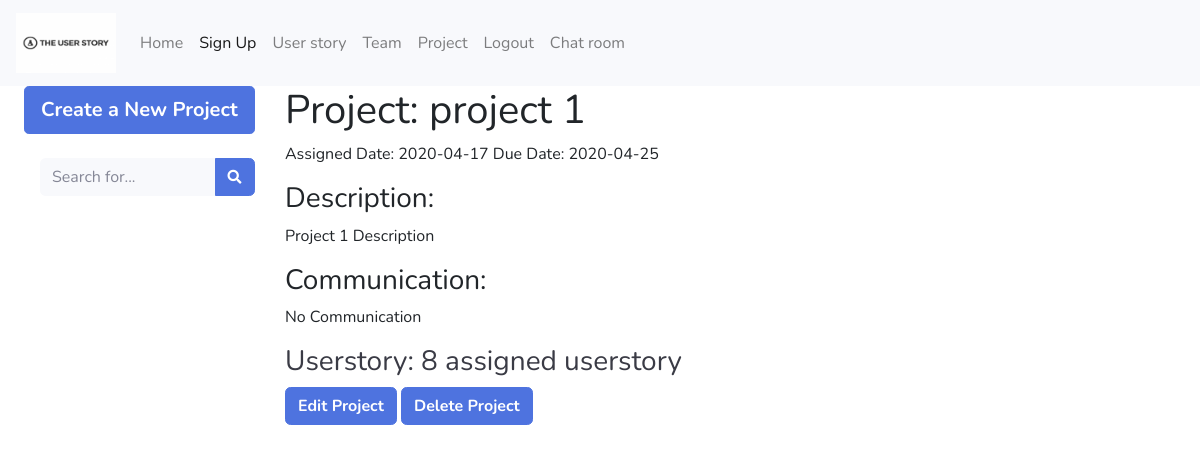
The app's page /Project/1 (signed in) with its own data.
### app/models.py (models this page shows)
class Project(db.Model):
    _table_ = db.Model.metadata.tables['project']
    __table_args__ = {'extend_existing': True}
    project_id = db.Column(db.Integer, primary_key=True)

### app/project/routes.py (the view)
@bp_project.route('/Project/<term>', methods=['POST', 'GET'])
def project(term):
    projects = Project.query.filter(Project.project_id.contains(term)).all()
    project_link = Project.query.join(Userstory, Team).with_entities(Project.name.label('project_name'),
                                                                     Project.project_id,
                                                                     Userstory.userstory_id,
                                                                     Userstory.content,
                                                                     Userstory.creation_date,
                                                                     Userstory.deadline,
                                                                     Userstory.priority,
                                                                     Team.name.label(
                                                                         'team_name')).order_by(
        Userstory.userstory_id).filter(Userstory.project_id.contains(term)).all()
    userstory_number = Userstory.query.filter(Userstory.project_id.contains(term)).count()
    current_project = Project.query.filter(Project.project_id == term).first()
    if not project_link:
        flash("This Project has not been fully setup!")
    return render_template('project.html', projects=projects, links=project_link, current_project=current_project,
                           userstory_number=userstory_number)

### app/auth/routes.py (called while the page is built)
@login_manager.user_loader
def load_user(user_id):
    if user_id is not None:
        return User.query.get(user_id)
    return None

### app/templates/project.html (shortened to what this page needs)
{% extends "base.html" %}
{% block content %}
    <div class="container-fluid">
        <div class="row">
            <div class="col-2">
                <ul class="nav flex-column">
                    <li class="nav-item">
                        <a href="{{ url_for('project.create_project') }}" type="button"
                           class="btn btn-primary btn-lg btn-block"><strong>Create a New Project</strong>
                        </a><br>
                    </li>
                    <li>
                        <form class="d-none d-sm-inline-block form-inline mr-auto ml-md-3 my-2 my-md-0 mw-100"
                              method="post" action="{{ url_for('project.project_search') }}">
                            <div class="input-group">
                                <input type="text" class="form-control bg-light border-0 small"
                                       placeholder="Search for..." aria-label="Search" aria-describedby="basic-addon2"
                                       name="search_term">
                                <div class="input-group-append">
                                    <button class="btn btn-primary" type="submit">
                                        <i class="fas fa-search fa-sm"></i>
                                    </button>
                                </div>
                            </div>
                        </form>
                    </li>
                </ul>
            </div>
            <div class="col-8" style="position:relative; display:inline-block; margin-left: 65px; color: #212529;
            background-color: #ffffff;">
                <h1>Project: {{ current_project.name }}</h1>
                <p>Assigned Date: {{ current_project.assigned_date }}   Due Date: {{ current_project.due_date }}</p>
                <h3>Description:</h3>
                <p>{{ current_project.description }}</p>
                <h3>Communication:</h3>
                <p>{{ current_project.communication }}</p>
                <a type="button" style="background-color:#ffffff" class="btn-light"
                   href="{{ url_for('userstory.userstory_info', project_id=current_project.project_id) }}">
                    <h3>Userstory: {{ userstory_number }} assigned userstory</h3>
                </a><br>
                <a href="{{ url_for('project.edit_project', id=current_project.project_id) }}" type="button"
                   class="btn btn-primary"><strong>Edit Project</strong></a>
                <a href="{{ url_for('project.delete_project', project=current_project.project_id) }}" type="button"
                   class="btn btn-primary"><strong>Delete Project</strong></a>
            </div>
        </div>
    </div>
{% endblock %}

### records on screen
Project: name "project 1", assigned_date "2020-04-17", due_date "2020-04-25", description "Project 1 Description", communication "No Communication"

### other values on screen
{{ userstory_number }} "8"
